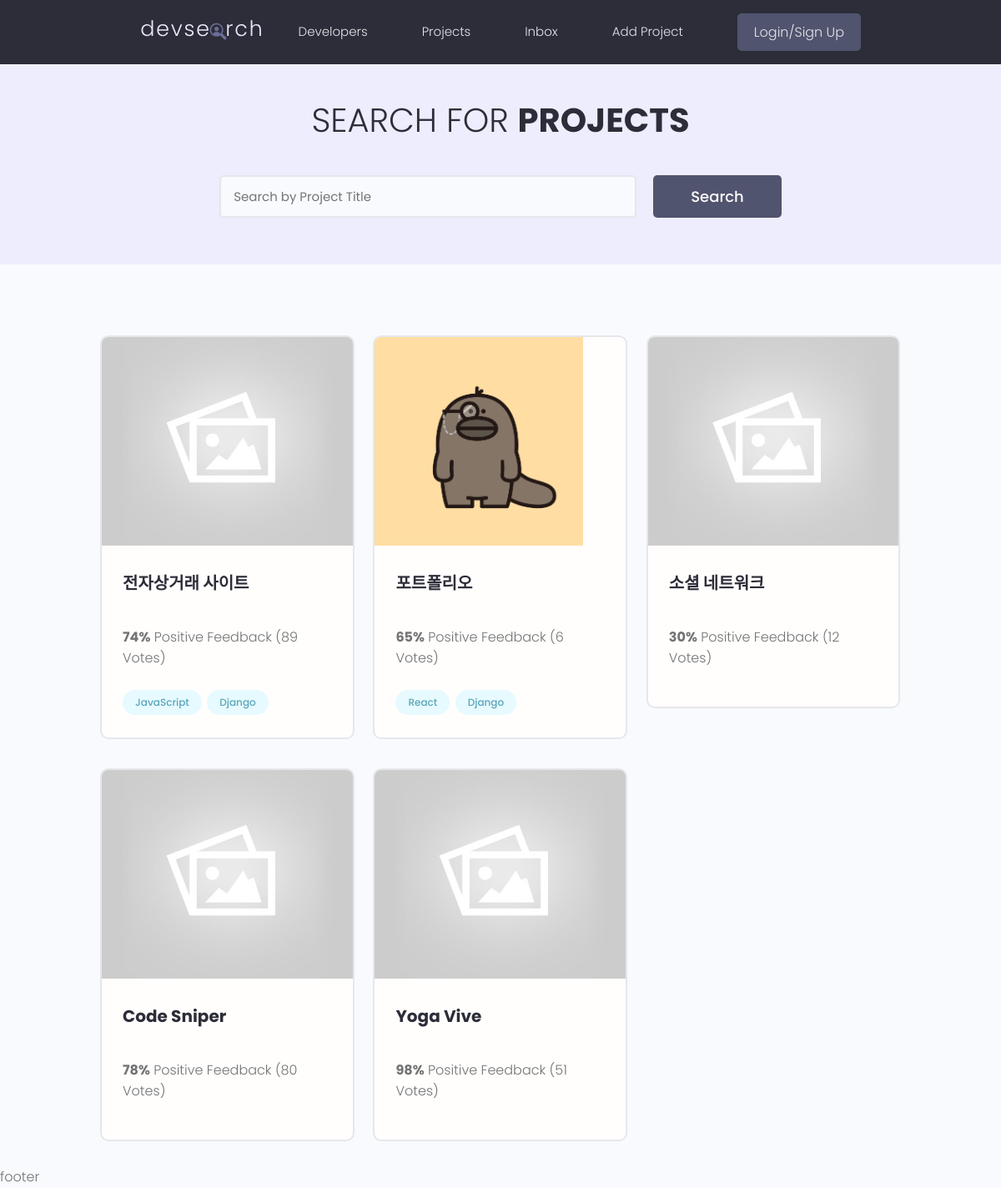
The app's page /project/, older data.
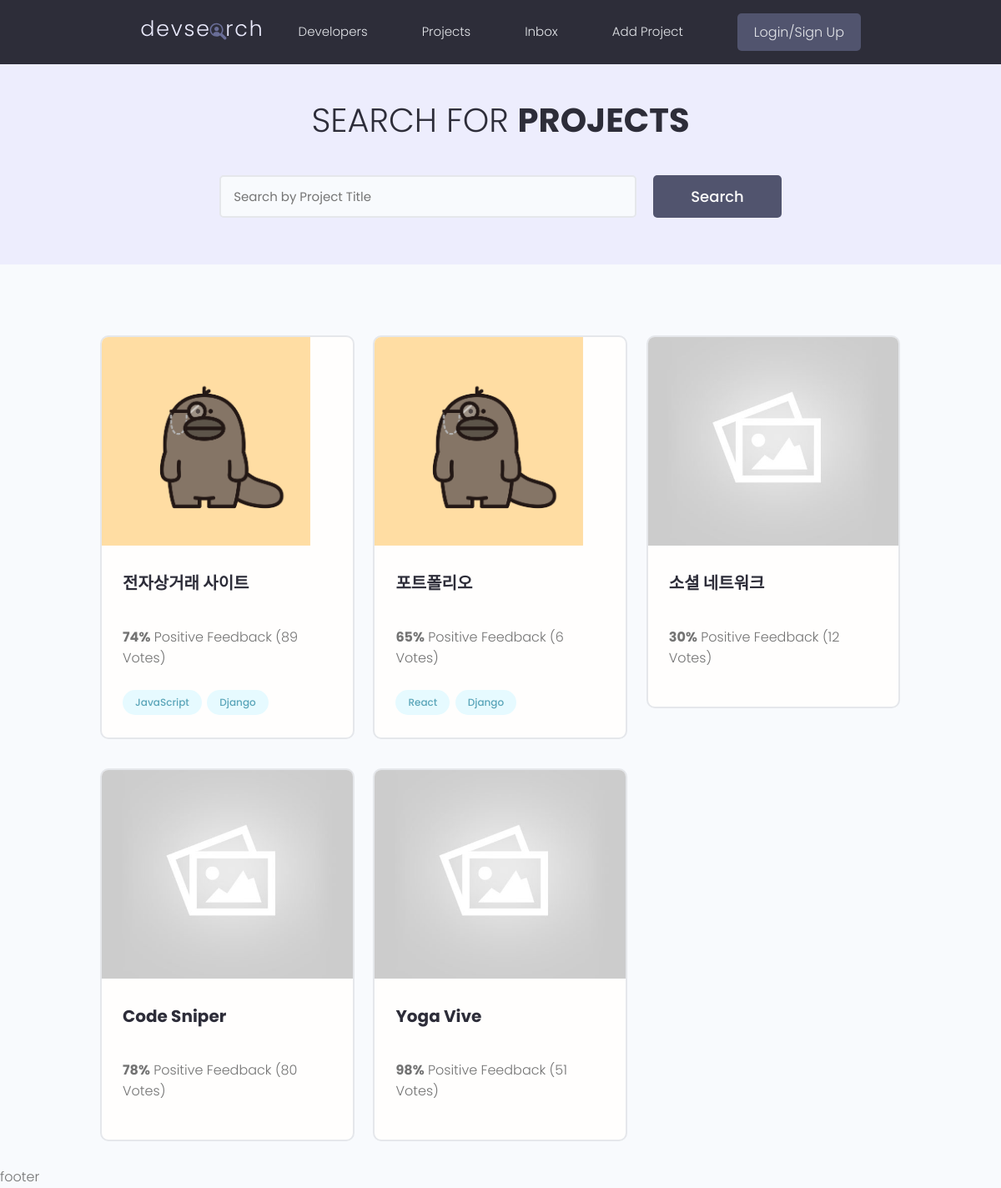
The same page, newer data.
### projects/models.py (models this page shows, shortened)
class Project(models.Model):
    owner = models.ForeignKey(Profile, null=True, blank=True, on_delete=models.SET_NULL)
    title = models.CharField(max_length=200)
    description = models.TextField(null=True, blank=True)
    featured_image = models.ImageField(null=True, blank=True, default="default.jpg")
    demo_link = models.CharField(max_length=2000, null=True, blank=True)
    source_link = models.CharField(max_length=2000, null=True, blank=True)
    tags = models.ManyToManyField('Tag', blank=True)
    vote_total = models.IntegerField(default=0, null=True, blank=True)
    vote_ratio = models.IntegerField(default=0, null=True, blank=True)
    created = models.DateTimeField(auto_now_add=True)
    id = models.UUIDField(default=uuid.uuid4, unique=True, primary_key=True, editable=False)

### projects/views.py (the view)
# urls.py: path('', views.projects, name="projects"),
def projects(req):
    projects = Project.objects.all()
    context = {'projects': projects}
    return render(req, "projects/projects.html", context)

### projects/models.py (called while the page is built)
    def __str__(self):
        return self.name

### projects/templates/projects/projects.html (shortened to what this page needs)
{% extends 'main.html' %}
{% block content %}
  <main class="projects">
    <section class="hero-section text-center">
      <div class="container container--narrow">
        <div class="hero-section__box">
          <h2>Search for
            <span>Projects</span></h2>
        </div>
        <div class="hero-section__search">
          <form class="form" action="#" method="get">
            <div class="form__field">
              <input class="input input--text" id="formInput#search" type="text" name="text" placeholder="Search by Project Title"/>
            </div>
            <input class="btn btn--sub btn--lg" type="submit" value="Search"/>
          </form>
        </div>
      </div>
    </section>
    <section class="projectsList">
      <div class="container">
        <div class="grid grid--three">
          {%for project in projects %}
            <div class="column">
              <div class="card project">
                <a href="{% url 'project' project.id %}" class="project">
                  <img class="project__thumbnail" src="{{ project.featured_image.url }}" alt="project thumbnail"/>
                  <div class="card__body">
                    <h3 class="project__title">{{project.title}}</h3>
                    <p>
                    </p>
                    <p class="project--rating">
                      <span style="font-weight: bold;">{{ project.vote_ratio }}%</span>
                      Positive Feedback ({{ project.vote_total }}
                      Vote{{project.vote_total|pluralize:"s"}})
                    </p>
                    <div class="project__tags">
                      {% for tag in project.tags.all %}
                        <span class="tag tag--pill tag--main">
                          <small>{{tag}}</small>
                        </span>
                      {% endfor %}
                    </div>
                  </div>
                </a>
              </div>
            </div>
          {% endfor %}
        </div>
      </div>
    </section>
  </main>
{% endblock content %}

Row changes from the older to the newer data that the page shows:
changed Project "전자상거래 사이트": featured_image: picture added in place of a placeholder
